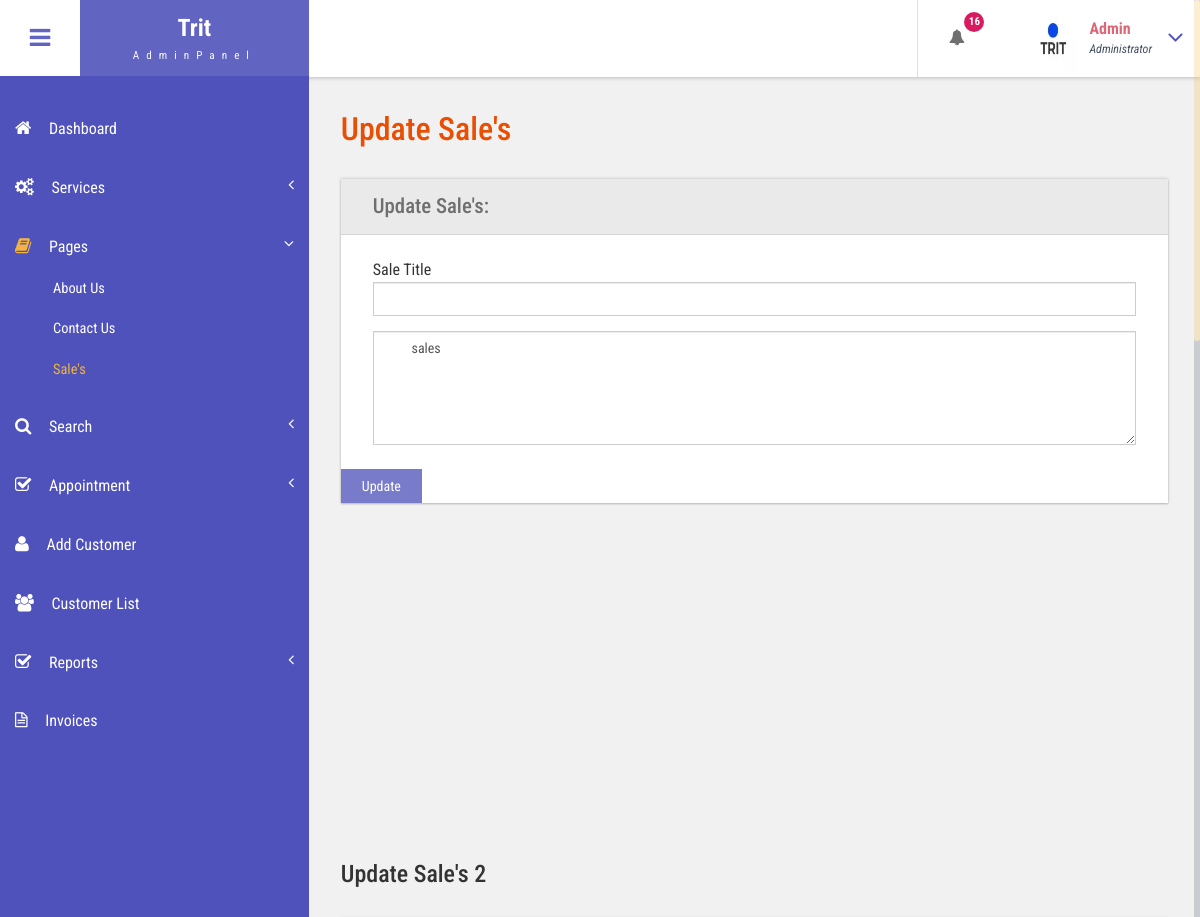
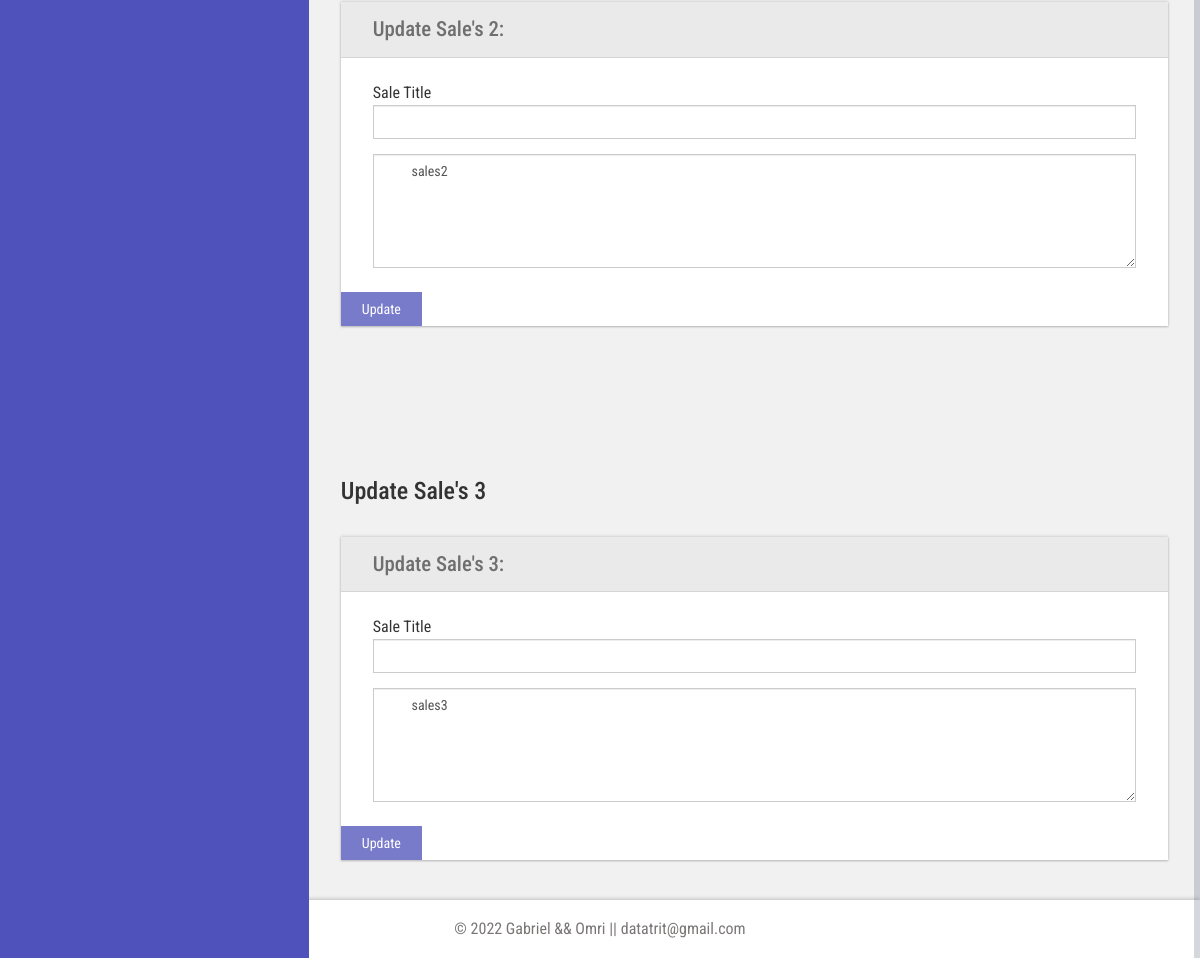
The app's page /admin/sales.php (signed in) with its own data (2 pictures, top to bottom).
### tables this page shows
CREATE TABLE `tblpage` (
  `ID` int(10) NOT NULL,
  `PageType` varchar(200) DEFAULT NULL,
  `PageTitle` mediumtext DEFAULT NULL,
  `PageDescription` mediumtext DEFAULT NULL,
  `Email` varchar(200) DEFAULT NULL,
  `MobileNumber` bigint(10) DEFAULT NULL,
  `Instagram` varchar(200) DEFAULT NULL,
  `UpdationDate` date DEFAULT NULL,
  `Timing` varchar(200) NOT NULL,
  `Instegram` varchar(255) DEFAULT NULL
);

### admin/sales.php (the view, shortened to what this page needs)
<?php
include('includes/dbconnection.php');
if (strlen($_SESSION['tritsaid']==0)) {
  header('location:logout.php');
  } else{
  ?>
<!DOCTYPE HTML>
<html>
<head>
<link href="css/bootstrap.css" rel='stylesheet' type='text/css' />
<link href="css/style.css" rel='stylesheet' type='text/css' />
<link href="css/font-awesome.css" rel="stylesheet">
<link href="css/animate.css" rel="stylesheet" type="text/css" media="all">
<link href="css/custom.css" rel="stylesheet">
</head>
<body class="cbp-spmenu-push">
	<div class="main-content">
		 <?php include_once('includes/sidebar.php');?>
	 <?php include_once('includes/header.php');?>
		<div id="page-wrapper">
			<div class="main-page">
				<div class="forms">
					<h3 class="title1">Update Sale's</h3>
					<div class="form-grids row widget-shadow" data-example-id="basic-forms">
						<div class="form-title">
							<h4>Update Sale's:</h4>
						</div>
						<div class="form-body">
							<form method="post">
  <?php
$ret=mysqli_query($con,"select * from  tblpage where PageType='sales'");
while ($row=mysqli_fetch_array($ret)) {
?>
							 <div class="form-group">
							 <label for="exampleInputEmail1">Sale Title</label>
							 <input type="text" class="form-control" name="pagetitle" id="pagetitle" value="<?php  echo $row['SelaTitle'];?>" required="true">
							 </div>
							 <textarea name="pagedes" id="pagedes" rows="5" class="form-control">
        <?php  echo $row['PageDescription'];?></textarea>
      				</div>
							 <?php } ?>
							  <button type="submit" name="submit" class="btn btn-default">Update</button> </form>
						</div>
						</div>
					</div>
				</div>
<?php } ?>
			<div id="page-wrapper">
				<div class="forms">
					<h3 class="title2">Update Sale's 2</h3>
					<div class="form-grids row widget-shadow" data-example-id="basic-forms">
						<div class="form-title">
							<h4>Update Sale's 2:</h4>
						</div>
						<div class="form-body">
							<form method="post">
  <?php
$ret=mysqli_query($con,"select * from  tblpage where PageType='sales2'");
while ($row=mysqli_fetch_array($ret)) {
?>
							 <div class="form-group"> <label for="exampleInputEmail1">Sale Title</label> <input type="text" class="form-control" name="pagetitle" id="pagetitle" value="<?php  echo $row['SelaTitle'];?>" required="true"> </div>
							  <textarea name="pagedes" id="pagedes" rows="5" class="form-control">
        <?php  echo $row['PageDescription'];?></textarea> </div>
							 <?php } ?>
							  <button type="submit1" name="submit1" class="btn btn-default">Update</button> </form>
							</div>
						</div>
			</div>
		</div>
		<div id="page-wrapper">
			<div class="main-page">
				<div class="forms">
					<h3 class="title3">Update Sale's 3</h3>
					<div class="form-grids row widget-shadow" data-example-id="basic-forms">
						<div class="form-title">
							<h4>Update Sale's 3:</h4>
						</div>
						<div class="form-body">
							<form method="post">
  <?php
$ret=mysqli_query($con,"select * from  tblpage where PageType='sales3'");
while ($row=mysqli_fetch_array($ret)) {
?>
							 <div class="form-group"> <label for="exampleInputEmail1">Sale Title</label> <input type="text" class="form-control" name="pagetitle" id="pagetitle" value="<?php  echo $row['SelaTitle'];?>" required="true"> </div>
							  <textarea name="pagedes" id="pagedes" rows="5" class="form-control">
        <?php  echo $row['PageDescription'];?></textarea> </div>
							 <?php } ?>
							  <button type="submit2" name="submit2" class="btn btn-default">Update</button> </form>
						</div>
				</div>
			</div>
		</div>
		 <?php include_once('includes/footer.php');?>
</body>
</html>

### admin/includes/header.php (shortened to what this page needs)
<div class="sticky-header header-section ">
      <div class="header-left">
        <button id="showLeftPush"><i class="fa fa-bars"></i></button>
        <div class="logo">
          <a href="dashboard.php">
            <h1>Trit</h1>
            <span>AdminPanel</span>
          </a>
        </div>
      </div>
      <div class="header-right">
        <div class="profile_details_left">
          <ul class="nofitications-dropdown">
            <?php
$ret1=mysqli_query($con,"select ID,Name from  tblappointment where Status=''");
$num=mysqli_num_rows($ret1);
?>
            <li class="dropdown head-dpdn">
              <a href="#" class="dropdown-toggle" data-toggle="dropdown" aria-expanded="false"><i class="fa fa-bell"></i><span class="badge blue"><?php echo $num;?></span></a>
            </li>
          </ul>
          <div class="clearfix"> </div>
        </div>
        <div class="profile_details">
        <?php
$adid=$_SESSION['tritsaid'];
$ret=mysqli_query($con,"select AdminName from tbladmin where ID='$adid'");
$row=mysqli_fetch_array($ret);
$name=$row['AdminName'];
?>
          <ul>
            <li class="dropdown profile_details_drop">
              <a href="#" class="dropdown-toggle" data-toggle="dropdown" aria-expanded="false">
                <div class="profile_img">
                  <span class="prfil-img"><img src="../images/logo.jpg" alt="" width="50" height="60"> </span>
                  <div class="user-name">
                    <p><?php echo $name; ?></p>
                    <span>Administrator</span>
                  </div>
                  <i class="fa fa-angle-down lnr"></i>
                  <div class="clearfix"></div>
                </div>
              </a>
            </li>
          </ul>
        </div>
      </div>
      <div class="clearfix"> </div>
    </div>

### admin/css/style.css (style rules this page uses)
h4, h5, h6, h1, h2, h3 { margin: 0; }
ul, ol { margin: 0; }
p { margin: 0; }
html, body { font-family: 'Roboto Condensed', sans-serif; font-size: 100%; overflow-x: hidden; background: #fff; }
body a { transition: 0.5s all ease; -webkit-transition: 0.5s all ease; -moz-transition: 0.5s all ease; -o-transition: 0.5s all ease; -ms-transition: 0.5s all ease; text-decoration:none; }
h1,h2,h3,h4,h5,h6 { margin:0; }
p { margin:0; }
ul,label { margin:0; padding:0; }
.main-content { position: relative; }
.sticky-header { position: fixed; top: 0; left:0px; width: 100%; z-index: 100; }
.header-section { background:#FFF; box-shadow: 1px 1px 4px rgba(0, 0, 0, 0.21); -webkit-box-shadow: 1px 1px 4px rgba(0, 0, 0, 0.21); -moz-box-shadow: 1px 1px 4px rgba(0, 0, 0, 0.21); -o-box-shadow: 1px 1px 4px rgba(0, 0, 0, 0.21); }
.header-section::after { clear: both; display: block; content: ''; }
.header-left { float: left; width: 45%; }
.header-right { float: right; }
button#showLeftPush { font-size: 1.5em; width: 80px; padding: 0.87em 0; text-align: center; cursor: pointer; float: left; color: #6F6F6F; -moz-transition: all 0.2s ease-out 0s; -webkit-transition: all 0.2s ease-out 0s; transition: all 0.2s ease-out 0s; border: none; background-color: #fff; outline:none; }
.cbp-spmenu-push { overflow-x: hidden; position: relative; }
.cbp-spmenu, .cbp-spmenu-push { -webkit-transition: all 0.3s ease; -moz-transition: all 0.3s ease; transition: all 0.3s ease; }
.cbp-spmenu-push div#page-wrapper { margin: 0 0 0 19.3em; transition:.5s all; -webkit-transition:.5s all; -moz-transition:.5s all; }
.fa { display: inline-block; font-family: FontAwesome; font-style: normal; font-weight: normal; line-height: 1; -webkit-font-smoothing: antialiased; -moz-osx-font-smoothing: grayscale; }
.logo { background: #6164C1; text-align: center; float: left; }
.logo a { padding: 0.9em 3.3em .7em; display: block; text-decoration: none; }
.logo a h1 { color: #fff; font-size: 1.5em; line-height: 1.2em; font-weight: 700; }
.logo a span { color: #F8F8F8; font-size: .7em; text-align: center; letter-spacing: 7px; }
.profile_details_left { float: left; }
li.dropdown.head-dpdn { display: inline-block; padding: 1.7em 0; border-left: 1px solid #E0E0E0; float: left; }
li.dropdown.head-dpdn a.dropdown-toggle { padding: 1.7em 2em; }
i.fa.fa-bell { color:#6F6F6F; }
.header-right span.badge { font-size: 11px; font-weight: bold; color: #FFF; background: #8BC34A; line-height: 15px; width: 20px; height: 20px; border-radius: 2em; -webkit-border-radius: 2em; -moz-border-radius: 2em; -o-border-radius: 2em; text-align: center; display: inline-block; position: absolute; top: 16%; padding: 2px 0 0; }
.header-right span.blue { background-color:#D81B60; }
.profile_details { float: right; }
.profile_details_drop a.dropdown-toggle { display:block; padding: 0.8em 3em 0 2em; }
.profile_img span.prfil-img { float:left; }
.user-name { float:left; margin-top:8px; margin-left:11px; height:35px; }
.profile_details ul li { list-style-type:none; position:relative; }
.profile_details li a i.fa.lnr { position: absolute; top: 34%; right: 8%; color: #4F52BA; font-size: 1.6em; }
.user-name p { font-size:1em; color:#DD6777; line-height:1em; font-weight:700; }
.user-name span { font-size: .75em; font-style: italic; color: #424f63; font-weight: normal; margin-top: .3em; }
.charts,.row { margin: 2em 0 0; }
.widget-shadow { background-color: #fff; box-shadow: 0 -1px 3px rgba(0,0,0,.12),0 1px 2px rgba(0,0,0,.24); -webkit-box-shadow: 0 -1px 3px rgba(0,0,0,.12),0 1px 2px rgba(0,0,0,.24); -moz-box-shadow: 0 -1px 3px rgba(0,0,0,.12),0 1px 2px rgba(0,0,0,.24); }
h3.title1 { font-size: 2em; color: #e94e02; margin-bottom: 0.8em; }
.forms h3.title1 { margin-bottom:0; }
.forms h4 { font-size: 1.3em; color: #6F6F6F; }
.form-title { padding: 1em 2em; background-color: #EAEAEA; border-bottom: 1px solid #D6D5D5; }
.form-body { padding: 1.5em 2em; }
.forms label { font-weight: 400; }
.form-control { border-radius: inherit; }
.forms button.btn.btn-default { background-color: rgba(97, 100, 193, 0.85); color: #fff; padding: .5em 1.5em; border: none; outline:none; border-radius: inherit; }

### admin/css/custom.css (style rules this page uses)
#page-wrapper { padding:7em 2em 2.5em; background-color: #F1F1F1; }

### records on screen
tblpage: pagedes "sales"
tblpage: pagedes "sales2"
tblpage: pagedes "sales3"

### other values on screen
$num "16"
$name "Admin"
